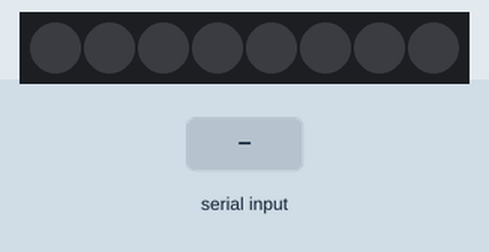
The sketch below on a simulated Arduino Uno, built with avr-gcc and run on an emulated ATmega328P. Shown: 8 RGB LEDs in strip order, left to right. The inputs (shaded band) are chosen by the test bench. Dim RGB values are drawn brighter than linear; what the sketch prints to the serial monitor is not drawn.

Above: at 1.2 s.
1.3 s: "c" received over the second serial link
2.8 s: "o" received over the second serial link
At 3.3 s:
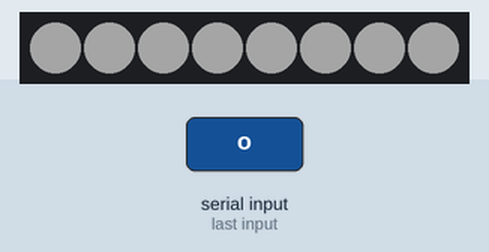
4.3 s: "m" received over the second serial link
At 5.5 s:
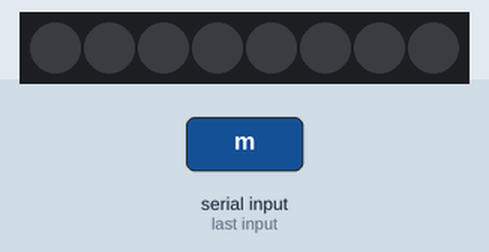
5.8 s: "n" received over the second serial link
At 6.8 s:
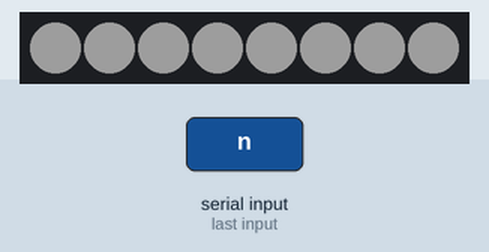
7.3 s: "s" received over the second serial link
At 8.0 s:
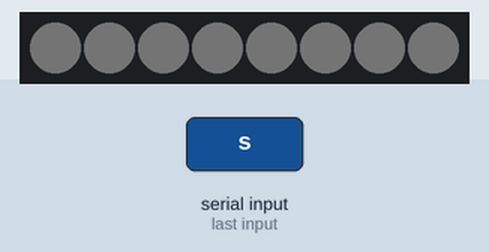
8.8 s: "l" received over the second serial link
At 9.1 s:
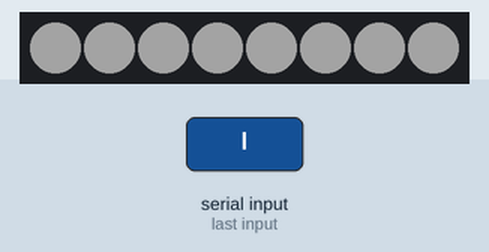
Timing chart, 0 to 11.3 s (numbered marks = the images above; inputs shaded):
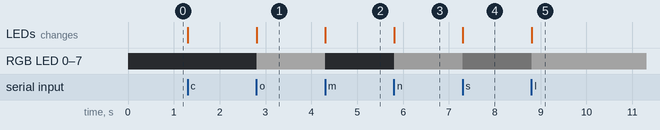

The sketch:

smart_mood_lamp_hardware.ino
```cpp
///블루투스 + 네오픽셀

#include <SoftwareSerial.h>
#include <Adafruit_NeoPixel.h>

#define PIN 6                      // 디지털핀 어디에 연결했는지 입력
#define LEDNUM 8                  // 연결된 네오픽셀의 숫자입력
#define BRIGHTNESS 50               // 네오픽셀의 밝기를 설정합니다. (0~255)
//첫번째 인자값은 네오픽셀의 LED의 개수
//두번째 인자값은 네오픽셀이 연결된 아두이노의 핀번호
//세번째 인자값은 네오픽셀의 타입에 따라 바뀌는 flag
Adafruit_NeoPixel strip = Adafruit_NeoPixel(LEDNUM, PIN, NEO_GRBW + NEO_KHZ800);

String Str = "";
char data;
int RX=7;
int TX=8;

SoftwareSerial bluetooth(RX, TX);

void setup(){
  Serial.begin(9600);
  bluetooth.begin(9600);
  strip.setBrightness(BRIGHTNESS);
}
/*
void loop(){
  strip.begin();                           // 네오픽셀 제어시작
  strip.show();
    while(bluetooth.available()) { //if received Bluetooth data
        char mychar = (char)bluetooth.read(); //save char in buffer
        Str += mychar; //save buffer data to Str
        delay(100);
    }
    if (!Str.equals("")) {   //print Str at enter
            Serial.println(Str);

             if(Str == "o"){
                strip.setPixelColor(0, 0, 0, 0, 200);     // (A,R,G,B,W) A번째 LED를 RGBW (0~255) 만큼의 밝기로 켭니다.
                strip.setPixelColor(1, 0, 0, 0, 200);
                strip.setPixelColor(2, 0, 0, 0, 200);
                strip.setPixelColor(3, 0, 0, 0, 200);
                strip.setPixelColor(4, 0, 0, 0, 200);
                strip.setPixelColor(5, 0, 0, 0, 200);
                strip.setPixelColor(6, 0, 0, 0, 200);
                strip.setPixelColor(7, 0, 0, 0, 200);
             }
             else if(Str == "c"){
                strip.setPixelColor(0, 0, 0, 0, 0);     // (A,R,G,B,W) A번째 LED를 RGBW (0~255) 만큼의 밝기로 켭니다.
                strip.setPixelColor(1, 0, 0, 0, 0);
                strip.setPixelColor(2, 0, 0, 0, 0);
                strip.setPixelColor(3, 0, 0, 0, 0);
                strip.setPixelColor(4, 0, 0, 0, 0);
                strip.setPixelColor(5, 0, 0, 0, 0);
                strip.setPixelColor(6, 0, 0, 0, 0);
                strip.setPixelColor(7, 0, 0, 0, 0);

            }
          Str = "";
    }
}*/

void loop() {
  if(bluetooth.available()){
    data = bluetooth.read();
    delay(5);
    strip.begin();                           // 네오픽셀 제어시작
    strip.show();                            // 네오픽셀 초기화
    Serial.write(data); // 시리얼 모니터에 데이터 출력
    //자동모드

    if(data == 'c'){
        strip.setPixelColor(0, 0, 0, 0, 200);     // (A,R,G,B,W) A번째 LED를 RGBW (0~255) 만큼의 밝기로 켭니다.
        strip.setPixelColor(1, 0, 0, 0, 200);
        strip.setPixelColor(2, 0, 0, 0, 200);
        strip.setPixelColor(3, 0, 0, 0, 200);
        strip.setPixelColor(4, 0, 0, 0, 200);
        strip.setPixelColor(5, 0, 0, 0, 200);
        strip.setPixelColor(6, 0, 0, 0, 200);
        strip.setPixelColor(7, 0, 0, 0, 200);
    }
    else if(data == 'o'){
       strip.setPixelColor(0, 0, 0, 0, 0);     // (A,R,G,B,W) A번째 LED를 RGBW (0~255) 만큼의 밝기로 켭니다.
       strip.setPixelColor(1, 0, 0, 0, 0);
       strip.setPixelColor(2, 0, 0, 0, 0);
       strip.setPixelColor(3, 0, 0, 0, 0);
       strip.setPixelColor(4, 0, 0, 0, 0);
       strip.setPixelColor(5, 0, 0, 0, 0);
       strip.setPixelColor(6, 0, 0, 0, 0);
       strip.setPixelColor(7, 0, 0, 0, 0);
    }
    //캠핑모드
    if(data == 'm'){
       strip.setPixelColor(0, 0, 0, 0, 150);     // (A,R,G,B,W) A번째 LED를 RGBW (0~255) 만큼의 밝기로 켭니다.
       strip.setPixelColor(1, 0, 0, 0, 150);
       strip.setPixelColor(2, 0, 0, 0, 150);
       strip.setPixelColor(3, 0, 0, 0, 150);
       strip.setPixelColor(4, 0, 0, 0, 150);
       strip.setPixelColor(5, 0, 0, 0, 150);
       strip.setPixelColor(6, 0, 0, 0, 150);
       strip.setPixelColor(7, 0, 0, 0, 150);
    }
    else if(data == 'n'){
       strip.setPixelColor(0, 0, 0, 0, 10);     // (A,R,G,B,W) A번째 LED를 RGBW (0~255) 만큼의 밝기로 켭니다.
       strip.setPixelColor(1, 0, 0, 0, 10);
       strip.setPixelColor(2, 0, 0, 0, 10);
       strip.setPixelColor(3, 0, 0, 0, 10);
       strip.setPixelColor(4, 0, 0, 0, 10);
       strip.setPixelColor(5, 0, 0, 0, 10);
       strip.setPixelColor(6, 0, 0, 0, 10);
       strip.setPixelColor(7, 0, 0, 0, 10);

    }
    //수면모드
    if(data == 's'){
       strip.setPixelColor(0, 0, 0, 0, 190);     // (A,R,G,B,W) A번째 LED를 RGBW (0~255) 만큼의 밝기로 켭니다.
       strip.setPixelColor(1, 0, 0, 0, 190);
       strip.setPixelColor(2, 0, 0, 0, 190);
       strip.setPixelColor(3, 0, 0, 0, 190);
       strip.setPixelColor(4, 0, 0, 0, 190);
       strip.setPixelColor(5, 0, 0, 0, 190);
       strip.setPixelColor(6, 0, 0, 0, 190);
       strip.setPixelColor(7, 0, 0, 0, 190);
    }
    else if(data == 'l'){
       strip.setPixelColor(0, 0, 0, 0, 10);     // (A,R,G,B,W) A번째 LED를 RGBW (0~255) 만큼의 밝기로 켭니다.
       strip.setPixelColor(1, 0, 0, 0, 10);
       strip.setPixelColor(2, 0, 0, 0, 10);
       strip.setPixelColor(3, 0, 0, 0, 10);
       strip.setPixelColor(4, 0, 0, 0, 10);
       strip.setPixelColor(5, 0, 0, 0, 10);
       strip.setPixelColor(6, 0, 0, 0, 10);
       strip.setPixelColor(7, 0, 0, 0, 10);
    }
    //독서모드
    if(data == 'r'){
        strip.setPixelColor(0, 0, 0, 0,210);     // (A,R,G,B,W) A번째 LED를 RGBW (0~255) 만큼의 밝기로 켭니다.
       strip.setPixelColor(1, 0, 0, 0, 210);
       strip.setPixelColor(2, 0, 0, 0, 210);
       strip.setPixelColor(3, 0, 0, 0, 210);
       strip.setPixelColor(4, 0, 0, 0, 210);
       strip.setPixelColor(5, 0, 0, 0, 210);
       strip.setPixelColor(6, 0, 0, 0, 210);
       strip.setPixelColor(7, 0, 0, 0, 210);
    }
    else if(data == 'd'){
       strip.setPixelColor(0, 0, 0, 0, 10);     // (A,R,G,B,W) A번째 LED를 RGBW (0~255) 만큼의 밝기로 켭니다.
       strip.setPixelColor(1, 0, 0, 0, 10);
       strip.setPixelColor(2, 0, 0, 0, 10);
       strip.setPixelColor(3, 0, 0, 0, 10);
       strip.setPixelColor(4, 0, 0, 0, 10);
       strip.setPixelColor(5, 0, 0, 0, 10);
       strip.setPixelColor(6, 0, 0, 0, 10);
       strip.setPixelColor(7, 0, 0, 0, 10);
    }
  }
}
/*
//네오픽셀 테스트
#include <Adafruit_NeoPixel.h>   // 네오픽셀 라이브러리를 불러옵니다.

#define PIN 6                      // 디지털핀 어디에 연결했는지 입력
#define LEDNUM 8                  // 연결된 네오픽셀의 숫자입력
#define BRIGHTNESS 50               // 네오픽셀의 밝기를 설정합니다. (0~255)
//첫번째 인자값은 네오픽셀의 LED의 개수
//두번째 인자값은 네오픽셀이 연결된 아두이노의 핀번호
//세번째 인자값은 네오픽셀의 타입에 따라 바뀌는 flag
Adafruit_NeoPixel strip = Adafruit_NeoPixel(LEDNUM, PIN, NEO_GRBW + NEO_KHZ800);

void setup() {
  strip.setBrightness(BRIGHTNESS);
}

void loop() {                              // 이 안에 입력한 내용들이 반복 실행됩니다
  strip.begin();                           // 네오픽셀 제어시작
  strip.show();                            // 네오픽셀 초기화
  strip.setPixelColor(0, 0, 0, 0, 0);     // (A,R,G,B,W) A번째 LED를 RGBW (0~255) 만큼의 밝기로 켭니다.
  strip.setPixelColor(1, 0, 0, 0, 0);
  strip.setPixelColor(2, 0, 0, 0, 0);
  strip.setPixelColor(3, 0, 0, 0, 0);
  strip.setPixelColor(4, 0, 0, 0, 0);
  strip.setPixelColor(5, 0, 0, 0, 0);
  strip.setPixelColor(6, 0, 0, 0, 0);
  strip.setPixelColor(7, 0, 0, 0, 0);

}*/

//블루투스 테스트
/*
#include <SoftwareSerial.h>

int RX=7;
int TX=8;
String Str;
SoftwareSerial bluetooth(RX, TX);

void setup(){
  Serial.begin(9600);
  bluetooth.begin(9600);
}

void loop(){
  if (bluetooth.available()) {
    Serial.write(bluetooth.read());
  }
  if (Serial.available()) {
    bluetooth.write(Serial.read());
  }
}*/
```

Measured:
- after the input at 2.8 s, RGB LED 0–7: off → RGB(39, 39, 39) at once; the LEDs: change at once (image 1)
- after the input at 4.3 s, RGB LED 0–7: RGB(39, 39, 39) → off at once; the LEDs: change at once (image 2)
- after the input at 5.8 s, RGB LED 0–7: off → RGB(29, 29, 29) at once; the LEDs: change at once (image 3)
- after the input at 7.3 s, RGB LED 0–7: RGB(29, 29, 29) → RGB(1, 1, 1) at once; the LEDs: change at once (image 4)
- after the input at 8.8 s, RGB LED 0–7: RGB(1, 1, 1) → RGB(37, 37, 37) at once; the LEDs: change at once (image 5)
